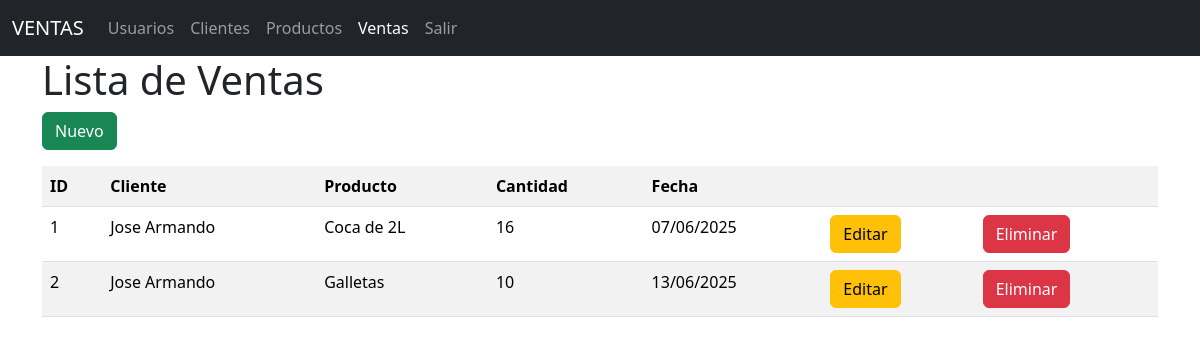
The page /ventas/ on the database as committed earlier.
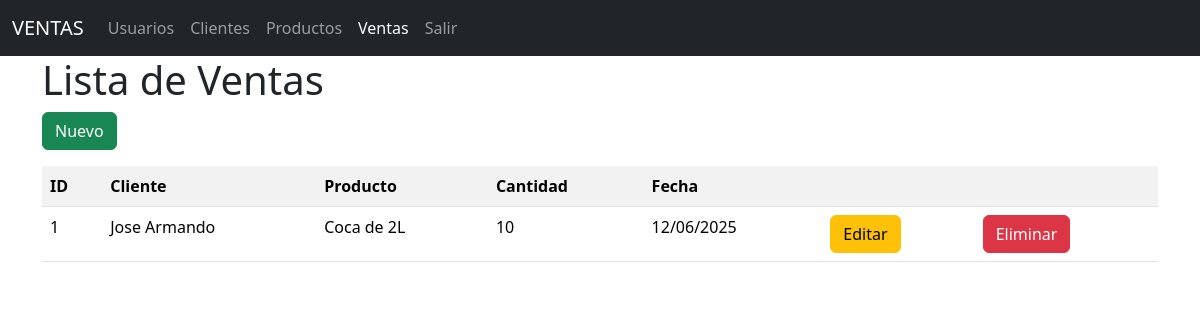
The same page on the database as committed later.
### models/venta_model.py (models this page shows, shortened)
class Venta(db.Model):
    __tablename__ = "ventas"
    id = db.Column(db.Integer, primary_key=True)
    cliente_id = db.Column(db.Integer, db.ForeignKey('clientes.id'),nullable=False)
    producto_id = db.Column(db.Integer, db.ForeignKey('productos.id'),nullable=False)
    cantidad = db.Column(db.Integer, nullable=False)
    fecha = db.Column(db.DateTime, nullable=False)
    cliente = db.relationship('Cliente',back_populates='ventas')
    producto = db.relationship('Producto',back_populates='ventas')
    @staticmethod
    def get_all():
        return Venta.query.all()

### models/cliente_model.py (models this page shows, shortened)
class Cliente(db.Model):
    __tablename__ = "clientes"
    id = db.Column(db.Integer, primary_key=True)
    nombre = db.Column(db.String(80), nullable=False)
    email = db.Column(db.String(100), nullable=False)
    telefono = db.Column(db.String(20), nullable=False)
    ventas = db.relationship('Venta',back_populates='cliente')

### models/producto_model.py (models this page shows, shortened)
class Producto(db.Model):
    __tablename__ = "productos"
    id = db.Column(db.Integer, primary_key=True)
    descripcion = db.Column(db.String(120), nullable=False)
    precio = db.Column(db.Float(11,2), nullable=False)
    stock = db.Column(db.Integer, nullable=False)
    ventas = db.relationship('Venta',back_populates='producto')

### controllers/venta_controller.py (the view)
@venta_bp.route("/")
def index():
    ventas = Venta.get_all()
    return venta_view.list(ventas)

### run.py (called while the page is built)
@app.context_processor
def inject_active_path():
    def is_active(path):
        return 'active' if request.path == path else ''
    return dict(is_active=is_active)

### views/venta_view.py (called while the page is built)
def list(ventas):
    return render_template('ventas/index.html', ventas = ventas)

### templates/ventas/index.html (shortened to what this page needs)
{% extends 'base.html' %}
{% block content %}
<h1>Lista de Ventas</h1>
<a href="{{url_for('venta.create')}}" class="btn btn-success mb-3">Nuevo</a>
<table class="table table-striped">
    <tr>
        <th>ID</th>
        <th>Cliente</th>
        <th>Producto</th>
        <th>Cantidad</th>
        <th>Fecha</th>
        <th></th>
        <th></th>
    </tr>
    {% for item in ventas %}
    <tr>
        <td>{{item.id}}</td>
        <td>{{item.cliente.nombre}}</td>
        <td>{{item.producto.descripcion}}</td>
        <td>{{item.cantidad}}</td>
        <td>{{item.fecha.strftime('%d/%m/%Y')}}</td>
        <td>
            <a href="{{url_for('venta.edit',id=item.id)}}" class="btn btn-warning">Editar</a>
        </td>
        <td>
            <a href="{{url_for('venta.delete',id=item.id)}}" class="btn btn-danger">Eliminar</a>
        </td>
    </tr>
    {% endfor %}
</table>
{% endblock %}

### templates/base.html (shortened to what this page needs)
<!doctype html>
<html lang="es">
  <head>
    <link href="https://cdn.jsdelivr.net/npm/bootstrap@5.3.6/dist/css/bootstrap.min.css" rel="stylesheet">
  </head>
  <body>
    <nav class="navbar navbar-expand-lg navbar-dark bg-dark">
  <div class="container-fluid">
    <a class="navbar-brand" href="#">VENTAS</a>
    <div class="collapse navbar-collapse" id="navbarNav">
      <ul class="navbar-nav">
        <li class="nav-item">
          <a class="nav-link {{ is_active('/usuarios/')}}" aria-current="page" href="/usuarios/">Usuarios</a>
        </li>
        <li class="nav-item">
          <a class="nav-link {{ is_active('/clientes/')}}" href="/clientes/">Clientes</a>
        </li>
        <li class="nav-item">
          <a class="nav-link {{ is_active('/productos/')}}" href="/productos/">Productos</a>
        </li>
           <li class="nav-item">
          <a class="nav-link {{ is_active('/ventas/')}}" href="/ventas">Ventas</a>
        </li>
           <li class="nav-item">
          <a class="nav-link" href="#">Salir</a>
        </li>
      </ul>
    </div>
  </div>
</nav>
    <div class="container">
        {% block content %}
        {% endblock %}
    </div>
  </body>
</html>

Rows that differ between the two databases and show on the page:
removed Venta: id "2", cliente.nombre "Jose Armando", producto.descripcion "Galletas", cantidad "10", fecha "13/06/2025"
changed Venta "Jose Armando": cantidad "16" → "10"; fecha "07/06/2025" → "12/06/2025"
